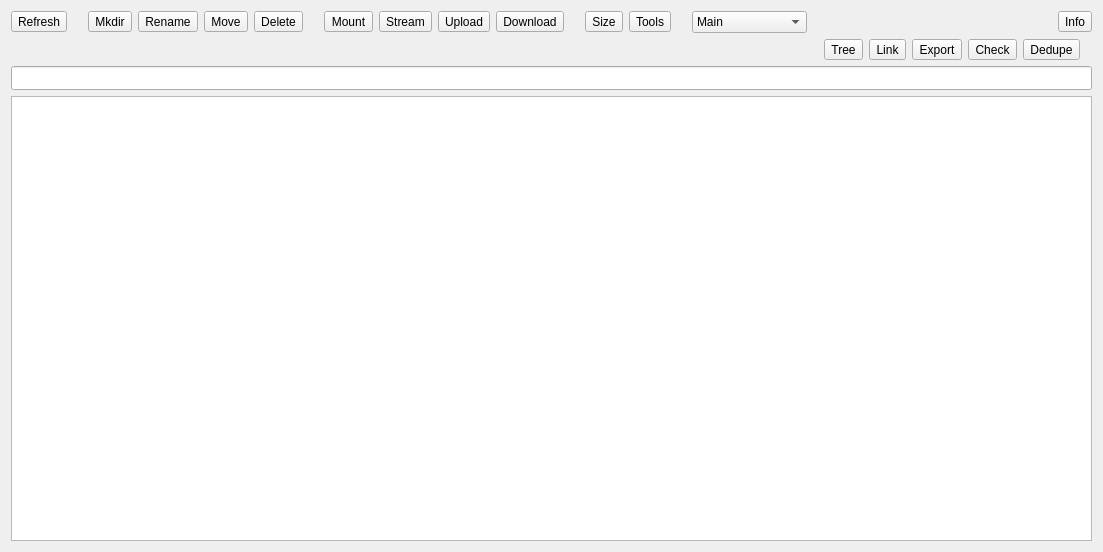
<?xml version="1.0" encoding="UTF-8"?>
<ui version="4.0">
 <class>RemoteWidget</class>
 <widget class="QWidget" name="RemoteWidget">
  <property name="geometry">
   <rect>
    <x>0</x>
    <y>0</y>
    <width>1103</width>
    <height>552</height>
   </rect>
  </property>
  <property name="windowTitle">
   <string>Form</string>
  </property>
  <layout class="QHBoxLayout" name="horizontalLayout">
   <item>
    <widget class="QSplitter" name="splitter">
     <property name="orientation">
      <enum>Qt::Horizontal</enum>
     </property>
     <property name="childrenCollapsible">
      <bool>false</bool>
     </property>
     <widget class="QWidget" name="layout" native="true">
      <layout class="QVBoxLayout" name="verticalLayout">
       <property name="leftMargin">
        <number>0</number>
       </property>
       <property name="topMargin">
        <number>0</number>
       </property>
       <property name="rightMargin">
        <number>0</number>
       </property>
       <property name="bottomMargin">
        <number>0</number>
       </property>
       <item alignment="Qt::AlignVCenter">
        <widget class="QWidget" name="buttons" native="true">
         <layout class="QHBoxLayout" name="horizontalLayout_2">
          <property name="leftMargin">
           <number>0</number>
          </property>
          <property name="topMargin">
           <number>0</number>
          </property>
          <property name="rightMargin">
           <number>0</number>
          </property>
          <property name="bottomMargin">
           <number>0</number>
          </property>
          <item>
           <widget class="QToolButton" name="buttonRefresh">
            <property name="text">
             <string>Refresh</string>
            </property>
            <property name="toolButtonStyle">
             <enum>Qt::ToolButtonTextUnderIcon</enum>
            </property>
           </widget>
          </item>
          <item>
           <spacer name="horizontalSpacer_3">
            <property name="orientation">
             <enum>Qt::Horizontal</enum>
            </property>
            <property name="sizeType">
             <enum>QSizePolicy::Fixed</enum>
            </property>
            <property name="sizeHint" stdset="0">
             <size>
              <width>15</width>
              <height>20</height>
             </size>
            </property>
           </spacer>
          </item>
          <item>
           <widget class="QToolButton" name="buttonMkdir">
            <property name="text">
             <string>Mkdir</string>
            </property>
            <property name="toolButtonStyle">
             <enum>Qt::ToolButtonTextUnderIcon</enum>
            </property>
           </widget>
          </item>
          <item>
           <widget class="QToolButton" name="buttonRename">
            <property name="text">
             <string>Rename</string>
            </property>
            <property name="toolButtonStyle">
             <enum>Qt::ToolButtonTextUnderIcon</enum>
            </property>
           </widget>
          </item>
          <item>
           <widget class="QToolButton" name="buttonMove">
            <property name="text">
             <string>Move</string>
            </property>
            <property name="toolButtonStyle">
             <enum>Qt::ToolButtonTextUnderIcon</enum>
            </property>
           </widget>
          </item>
          <item>
           <widget class="QToolButton" name="buttonPurge">
            <property name="text">
             <string>Delete</string>
            </property>
            <property name="toolButtonStyle">
             <enum>Qt::ToolButtonTextUnderIcon</enum>
            </property>
           </widget>
          </item>
          <item>
           <spacer name="horizontalSpacer_4">
            <property name="orientation">
             <enum>Qt::Horizontal</enum>
            </property>
            <property name="sizeType">
             <enum>QSizePolicy::Fixed</enum>
            </property>
            <property name="sizeHint" stdset="0">
             <size>
              <width>15</width>
              <height>20</height>
             </size>
            </property>
           </spacer>
          </item>
          <item>
           <widget class="QToolButton" name="buttonMount">
            <property name="toolTip">
             <string>&lt;html&gt;&lt;head/&gt;&lt;body&gt;&lt;p&gt;&lt;span style=&quot; font-size:13pt;&quot;&gt;Mount remote&lt;/span&gt;&lt;/p&gt;&lt;p&gt;&lt;span style=&quot; font-size:13pt;&quot;&gt;rclone mount&lt;/span&gt;&lt;/p&gt;&lt;/body&gt;&lt;/html&gt;</string>
            </property>
            <property name="text">
             <string>Mount</string>
            </property>
            <property name="toolButtonStyle">
             <enum>Qt::ToolButtonTextUnderIcon</enum>
            </property>
           </widget>
          </item>
          <item>
           <widget class="QToolButton" name="buttonStream">
            <property name="text">
             <string>Stream</string>
            </property>
            <property name="toolButtonStyle">
             <enum>Qt::ToolButtonTextUnderIcon</enum>
            </property>
           </widget>
          </item>
          <item>
           <widget class="QToolButton" name="buttonUpload">
            <property name="text">
             <string>Upload</string>
            </property>
            <property name="toolButtonStyle">
             <enum>Qt::ToolButtonTextUnderIcon</enum>
            </property>
           </widget>
          </item>
          <item alignment="Qt::AlignVCenter">
           <widget class="QToolButton" name="buttonDownload">
            <property name="text">
             <string>Download</string>
            </property>
            <property name="toolButtonStyle">
             <enum>Qt::ToolButtonTextUnderIcon</enum>
            </property>
           </widget>
          </item>
          <item>
           <spacer name="horizontalSpacer_5">
            <property name="orientation">
             <enum>Qt::Horizontal</enum>
            </property>
            <property name="sizeType">
             <enum>QSizePolicy::Fixed</enum>
            </property>
            <property name="sizeHint" stdset="0">
             <size>
              <width>15</width>
              <height>20</height>
             </size>
            </property>
           </spacer>
          </item>
          <item>
           <widget class="QToolButton" name="buttonSize">
            <property name="text">
             <string>Size</string>
            </property>
            <property name="toolButtonStyle">
             <enum>Qt::ToolButtonTextUnderIcon</enum>
            </property>
           </widget>
          </item>
          <item>
           <widget class="QToolButton" name="buttonTools">
            <property name="toolTip">
             <string>Show additional tools</string>
            </property>
            <property name="statusTip">
             <string>Show additional tools</string>
            </property>
            <property name="text">
             <string>Tools</string>
            </property>
            <property name="toolButtonStyle">
             <enum>Qt::ToolButtonTextUnderIcon</enum>
            </property>
            <property name="arrowType">
             <enum>Qt::NoArrow</enum>
            </property>
           </widget>
          </item>
          <item>
           <spacer name="horizontalSpacer">
            <property name="orientation">
             <enum>Qt::Horizontal</enum>
            </property>
            <property name="sizeType">
             <enum>QSizePolicy::Fixed</enum>
            </property>
            <property name="sizeHint" stdset="0">
             <size>
              <width>15</width>
              <height>5</height>
             </size>
            </property>
           </spacer>
          </item>
          <item>
           <widget class="QComboBox" name="cb_GoogleDriveMode">
            <property name="minimumSize">
             <size>
              <width>100</width>
              <height>0</height>
             </size>
            </property>
            <property name="currentIndex">
             <number>0</number>
            </property>
            <item>
             <property name="text">
              <string>Main</string>
             </property>
            </item>
            <item>
             <property name="text">
              <string>Shared with me</string>
             </property>
            </item>
            <item>
             <property name="text">
              <string>Trash</string>
             </property>
            </item>
           </widget>
          </item>
          <item>
           <spacer name="horizontalSpacer_2">
            <property name="orientation">
             <enum>Qt::Horizontal</enum>
            </property>
            <property name="sizeType">
             <enum>QSizePolicy::Fixed</enum>
            </property>
            <property name="sizeHint" stdset="0">
             <size>
              <width>5</width>
              <height>5</height>
             </size>
            </property>
           </spacer>
          </item>
          <item>
           <spacer name="spacer">
            <property name="orientation">
             <enum>Qt::Horizontal</enum>
            </property>
            <property name="sizeType">
             <enum>QSizePolicy::Expanding</enum>
            </property>
            <property name="sizeHint" stdset="0">
             <size>
              <width>20</width>
              <height>20</height>
             </size>
            </property>
           </spacer>
          </item>
          <item>
           <widget class="QToolButton" name="buttonInfo">
            <property name="text">
             <string>Info</string>
            </property>
            <property name="toolButtonStyle">
             <enum>Qt::ToolButtonTextUnderIcon</enum>
            </property>
           </widget>
          </item>
         </layout>
        </widget>
       </item>
       <item>
        <widget class="QFrame" name="frameTools">
         <property name="frameShape">
          <enum>QFrame::NoFrame</enum>
         </property>
         <property name="frameShadow">
          <enum>QFrame::Raised</enum>
         </property>
         <layout class="QHBoxLayout" name="horizontalLayout_3">
          <property name="topMargin">
           <number>0</number>
          </property>
          <property name="rightMargin">
           <number>12</number>
          </property>
          <property name="bottomMargin">
           <number>0</number>
          </property>
          <item>
           <spacer name="horizontalSpacer_6">
            <property name="orientation">
             <enum>Qt::Horizontal</enum>
            </property>
            <property name="sizeHint" stdset="0">
             <size>
              <width>40</width>
              <height>20</height>
             </size>
            </property>
           </spacer>
          </item>
          <item>
           <widget class="QToolButton" name="buttonTree">
            <property name="text">
             <string>Tree</string>
            </property>
            <property name="toolButtonStyle">
             <enum>Qt::ToolButtonTextUnderIcon</enum>
            </property>
           </widget>
          </item>
          <item>
           <widget class="QToolButton" name="buttonLink">
            <property name="text">
             <string>Link</string>
            </property>
            <property name="toolButtonStyle">
             <enum>Qt::ToolButtonTextUnderIcon</enum>
            </property>
           </widget>
          </item>
          <item>
           <widget class="QToolButton" name="buttonExport">
            <property name="text">
             <string>Export</string>
            </property>
            <property name="toolButtonStyle">
             <enum>Qt::ToolButtonTextUnderIcon</enum>
            </property>
           </widget>
          </item>
          <item>
           <widget class="QToolButton" name="buttonCheck">
            <property name="text">
             <string>Check</string>
            </property>
            <property name="toolButtonStyle">
             <enum>Qt::ToolButtonTextUnderIcon</enum>
            </property>
           </widget>
          </item>
          <item>
           <widget class="QToolButton" name="buttonDedupe">
            <property name="text">
             <string>Dedupe</string>
            </property>
            <property name="toolButtonStyle">
             <enum>Qt::ToolButtonTextUnderIcon</enum>
            </property>
           </widget>
          </item>
         </layout>
        </widget>
       </item>
       <item>
        <widget class="QLineEdit" name="path">
         <property name="sizePolicy">
          <sizepolicy hsizetype="Expanding" vsizetype="Preferred">
           <horstretch>0</horstretch>
           <verstretch>0</verstretch>
          </sizepolicy>
         </property>
         <property name="minimumSize">
          <size>
           <width>0</width>
           <height>24</height>
          </size>
         </property>
         <property name="readOnly">
          <bool>true</bool>
         </property>
        </widget>
       </item>
       <item>
        <widget class="QTreeView" name="tree">
         <property name="sizePolicy">
          <sizepolicy hsizetype="Expanding" vsizetype="Expanding">
           <horstretch>0</horstretch>
           <verstretch>3</verstretch>
          </sizepolicy>
         </property>
         <property name="contextMenuPolicy">
          <enum>Qt::CustomContextMenu</enum>
         </property>
         <property name="acceptDrops">
          <bool>true</bool>
         </property>
         <property name="editTriggers">
          <set>QAbstractItemView::NoEditTriggers</set>
         </property>
         <property name="dragDropOverwriteMode">
          <bool>true</bool>
         </property>
         <property name="defaultDropAction">
          <enum>Qt::CopyAction</enum>
         </property>
         <property name="selectionMode">
          <enum>QAbstractItemView::ExtendedSelection</enum>
         </property>
         <property name="selectionBehavior">
          <enum>QAbstractItemView::SelectRows</enum>
         </property>
         <property name="uniformRowHeights">
          <bool>true</bool>
         </property>
         <property name="sortingEnabled">
          <bool>true</bool>
         </property>
         <attribute name="headerStretchLastSection">
          <bool>false</bool>
         </attribute>
        </widget>
       </item>
      </layout>
     </widget>
    </widget>
   </item>
  </layout>
  <action name="refresh">
   <property name="text">
    <string>&amp;Refresh</string>
   </property>
   <property name="toolTip">
    <string>Refresh (F5)</string>
   </property>
   <property name="shortcut">
    <string>F5</string>
   </property>
  </action>
  <action name="mount">
   <property name="text">
    <string>Mount</string>
   </property>
   <property name="toolTip">
    <string>Mount

rclone mount</string>
   </property>
  </action>
  <action name="stream">
   <property name="text">
    <string>Stream</string>
   </property>
   <property name="toolTip">
    <string>Stream file

rclone cat | player -</string>
   </property>
  </action>
  <action name="mkdir">
   <property name="text">
    <string>Mkdir</string>
   </property>
   <property name="toolTip">
    <string>New Folder (F7)

rclone mkdir</string>
   </property>
   <property name="shortcut">
    <string>F7</string>
   </property>
  </action>
  <action name="rename">
   <property name="text">
    <string>Rename</string>
   </property>
   <property name="toolTip">
    <string>Rename (F2)

rclone moveto</string>
   </property>
   <property name="shortcut">
    <string>F2</string>
   </property>
  </action>
  <action name="purge">
   <property name="text">
    <string>Delete</string>
   </property>
   <property name="toolTip">
    <string>Delete (Del)

rclone purge|delete</string>
   </property>
   <property name="shortcut">
    <string>Del</string>
   </property>
  </action>
  <action name="upload">
   <property name="text">
    <string>&amp;Upload </string>
   </property>
   <property name="toolTip">
    <string>Upload (ALT-u)</string>
   </property>
   <property name="shortcut">
    <string>Alt+U</string>
   </property>
  </action>
  <action name="download">
   <property name="text">
    <string>&amp;Download</string>
   </property>
   <property name="toolTip">
    <string>Download (ALT-d)</string>
   </property>
   <property name="shortcut">
    <string>Alt+D</string>
   </property>
  </action>
  <action name="getSize">
   <property name="text">
    <string>Size</string>
   </property>
   <property name="toolTip">
    <string>Get folder size

rclone size</string>
   </property>
  </action>
  <action name="getTree">
   <property name="text">
    <string>DirTree</string>
   </property>
   <property name="toolTip">
    <string>Show folders tree

rclone tree</string>
   </property>
  </action>
  <action name="export_">
   <property name="text">
    <string>Export</string>
   </property>
   <property name="toolTip">
    <string>Export files list</string>
   </property>
  </action>
  <action name="move">
   <property name="text">
    <string>M&amp;ove</string>
   </property>
   <property name="toolTip">
    <string>Move

rclone move</string>
   </property>
  </action>
  <action name="shared">
   <property name="text">
    <string>Shared</string>
   </property>
  </action>
  <action name="link">
   <property name="text">
    <string>Link</string>
   </property>
   <property name="toolTip">
    <string>Fetch public link

rclone link</string>
   </property>
  </action>
  <action name="getInfo">
   <property name="text">
    <string>Info</string>
   </property>
   <property name="toolTip">
    <string>Get remote info

rclone about</string>
   </property>
  </action>
  <action name="actionCheck">
   <property name="text">
    <string>Check</string>
   </property>
   <property name="toolTip">
    <string>&lt;html&gt;&lt;head/&gt;&lt;body&gt;&lt;p&gt;Check remote's integrity&lt;/p&gt;&lt;p&gt;rclone check/cryptcheck&lt;/p&gt;&lt;/body&gt;&lt;/html&gt;</string>
   </property>
  </action>
  <action name="actionTools">
   <property name="text">
    <string>Tools</string>
   </property>
   <property name="toolTip">
    <string>Show additional tools</string>
   </property>
  </action>
  <action name="actionDedupe">
   <property name="text">
    <string>Dedupe</string>
   </property>
   <property name="toolTip">
    <string>&lt;html&gt;&lt;head/&gt;&lt;body&gt;&lt;p&gt;Remove duplicated files&lt;/p&gt;&lt;p&gt;rclone &lt;span style=&quot; font-family:'.SF NS Mono';&quot;&gt;dedupe&lt;/span&gt;&lt;/p&gt;&lt;/body&gt;&lt;/html&gt;</string>
   </property>
  </action>
  <action name="actionNewMount">
   <property name="text">
    <string>Mount</string>
   </property>
   <property name="toolTip">
    <string>&lt;html&gt;&lt;head/&gt;&lt;body&gt;&lt;p&gt;Mount remote to local filesystem&lt;/p&gt;&lt;p&gt;rclone mount&lt;/p&gt;&lt;/body&gt;&lt;/html&gt;</string>
   </property>
  </action>
 </widget>
 <tabstops>
  <tabstop>buttonRefresh</tabstop>
  <tabstop>buttonMkdir</tabstop>
  <tabstop>buttonRename</tabstop>
  <tabstop>buttonPurge</tabstop>
  <tabstop>buttonMount</tabstop>
  <tabstop>buttonStream</tabstop>
  <tabstop>buttonUpload</tabstop>
  <tabstop>buttonDownload</tabstop>
  <tabstop>path</tabstop>
  <tabstop>tree</tabstop>
 </tabstops>
 <resources/>
 <connections>
  <connection>
   <sender>cb_GoogleDriveMode</sender>
   <signal>currentIndexChanged(int)</signal>
   <receiver>shared</receiver>
   <slot>trigger()</slot>
   <hints>
    <hint type="sourcelabel">
     <x>881</x>
     <y>27</y>
    </hint>
    <hint type="destinationlabel">
     <x>-1</x>
     <y>-1</y>
    </hint>
   </hints>
  </connection>
 </connections>
</ui>
